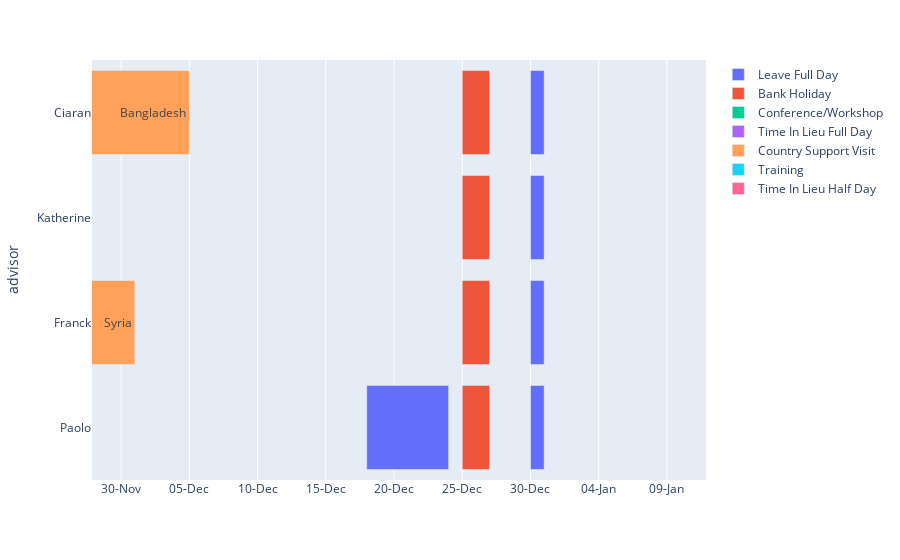

Source (notebook cell):
### Code cell
def date_prettify(series):
    return f'{series:%d-%b-%Y}'

def create_color_col(series):
    if series=='Leave Full Day' or series=='Time In Lieu Full Day' or series=='Bank Holiday':
        hue = '#FA4032'
    elif series=='Leave Half Day' or series=='Time In Lieu Half Day':
        hue = '#FA812F'
    elif series=='Country Support Visit':
        hue='#FCC737'
    elif series=='Conference/Workshop' or series=='Training':
        hue='#FF2929'
    else:
        hue='#A6AEBF'
    
    return hue

# calendar['color'] = calendar.type.apply(create_color_col)
colors = [
    ('Leave Full Day','#FA4032'),('Time In Lieu Full Day','#FA4032'),('Bank Holiday','#FA4032'),
    ('Leave Half Day','#FA812F'),('Time In Lieu Half Day','#FA812F'),
    ('Conference/Workshop','#FF2929'),('Training','#FF2929')
]

hover_data={
    'start_date':False,
    'end_date':False,
    'advisor':False,
    'type':False,
    'from':calendar.start_date.apply(date_prettify),
    'to':calendar.end_date.apply(date_prettify),
    # 'Remarks':calendar.remarks if ~calendar.remarks.isna() else False
    # 'Country':calendar.remarks if calendar[calendar.type=='Country Support Visit'] else False
}

fig = px.timeline(
    data_frame=calendar,
    x_start='start_date',
    x_end='end_date',
    y='advisor',
    color='type',
    hover_name='type',
    hover_data=hover_data,
    text='remarks',
    range_x=[dt.today() - timedelta(15), dt.today() + timedelta(30)],
    labels={'type':''}
)
fig.update_traces(textposition='inside')
fig.update_xaxes(tickformat='%d-%b', dtick=86400000.0*5)

fig.show()

### Figure 1 — Plotly figure (JSON) as saved in the notebook; plotly's stock layout.template omitted (floating-point values rounded to 4 significant figures)
{"data": [{"alignmentgroup": "True", "base": ["2024-12-18T00:00:00", "2024-12-30T00:00:00", "2024-12-30T00:00:00", "2024-12-30T00:00:00", "2024-12-30T00:00:00"], "customdata": [["Leave Full Day", "18-Dec-2024", "24-Dec-2024"], ["Leave Full Day", "30-Dec-2024", "31-Dec-2024"], ["Leave Full Day", "30-Dec-2024", "31-Dec-2024"], ["Leave Full Day", "30-Dec-2024", "31-Dec-2024"], ["Leave Full Day", "30-Dec-2024", "31-Dec-2024"]], "hovertemplate": "<b>%{hovertext}</b><br><br>remarks=%{text}<br>from=%{customdata[1]}<br>to=%{customdata[2]}<extra></extra>", "hovertext": ["Leave Full Day", "Leave Full Day", "Leave Full Day", "Leave Full Day", "Leave Full Day"], "legendgroup": "Leave Full Day", "marker": {"color": "#636efa", "pattern": {"shape": ""}}, "name": "Leave Full Day", "offsetgroup": "Leave Full Day", "orientation": "h", "showlegend": true, "text": [null, null, null, null, null], "textposition": "inside", "type": "bar", "x": [518400000, 86400000, 86400000, 86400000, 86400000], "xaxis": "x", "y": ["Paolo", "Paolo", "Franck", "Katherine", "Ciaran"], "yaxis": "y"}, {"alignmentgroup": "True", "base": ["2024-12-25T00:00:00", "2025-01-01T00:00:00", "2024-12-25T00:00:00", "2025-01-01T00:00:00", "2024-12-25T00:00:00", "2025-01-01T00:00:00", "2024-12-25T00:00:00", "2025-01-01T00:00:00"], "customdata": [["Bank Holiday", "25-Dec-2024", "27-Dec-2024"], ["Bank Holiday", "01-Jan-2025", "01-Jan-2025"], ["Bank Holiday", "25-Dec-2024", "27-Dec-2024"], ["Bank Holiday", "01-Jan-2025", "01-Jan-2025"], ["Bank Holiday", "25-Dec-2024", "27-Dec-2024"], ["Bank Holiday", "01-Jan-2025", "01-Jan-2025"], ["Bank Holiday", "25-Dec-2024", "27-Dec-2024"], ["Bank Holiday", "01-Jan-2025", "01-Jan-2025"]], "hovertemplate": "<b>%{hovertext}</b><br><br>remarks=%{text}<br>from=%{customdata[1]}<br>to=%{customdata[2]}<extra></extra>", "hovertext": ["Bank Holiday", "Bank Holiday", "Bank Holiday", "Bank Holiday", "Bank Holiday", "Bank Holiday", "Bank Holiday", "Bank Holiday"], "legendgroup": "Bank Holiday", "marker": {"color": "#EF553B", "pattern": {"shape": ""}}, "name": "Bank Holiday", "offsetgroup": "Bank Holiday", "orientation": "h", "showlegend": true, "text": [null, null, null, null, null, null, null, null], "textposition": "inside", "type": "bar", "x": [172800000, 0, 172800000, 0, 172800000, 0, 172800000, 0], "xaxis": "x", "y": ["Paolo", "Paolo", "Franck", "Franck", "Katherine", "Katherine", "Ciaran", "Ciaran"], "yaxis": "y"}, {"alignmentgroup": "True", "base": ["2024-11-01T00:00:00", "2024-11-01T00:00:00"], "customdata": [["Conference/Workshop", "01-Nov-2024", "01-Nov-2024"], ["Conference/Workshop", "01-Nov-2024", "08-Nov-2024"]], "hovertemplate": "<b>%{hovertext}</b><br><br>remarks=%{text}<br>from=%{customdata[1]}<br>to=%{customdata[2]}<extra></extra>", "hovertext": ["Conference/Workshop", "Conference/Workshop"], "legendgroup": "Conference/Workshop", "marker": {"color": "#00cc96", "pattern": {"shape": ""}}, "name": "Conference/Workshop", "offsetgroup": "Conference/Workshop", "orientation": "h", "showlegend": true, "text": ["Climate Workshop Kenya", "Climate, Health Workshop Kenya"], "textposition": "inside", "type": "bar", "x": [0, 604800000], "xaxis": "x", "y": ["Paolo", "Franck"], "yaxis": "y"}, {"alignmentgroup": "True", "base": ["2024-11-07T00:00:00", "2024-11-13T00:00:00", "2024-12-12T00:00:00"], "customdata": [["Time In Lieu Full Day", "07-Nov-2024", "08-Nov-2024"], ["Time In Lieu Full Day", "13-Nov-2024", "15-Nov-2024"], ["Time In Lieu Full Day", "12-Dec-2024", "12-Dec-2024"]], "hovertemplate": "<b>%{hovertext}</b><br><br>remarks=%{text}<br>from=%{customdata[1]}<br>to=%{customdata[2]}<extra></extra>", "hovertext": ["Time In Lieu Full Day", "Time In Lieu Full Day", "Time In Lieu Full Day"], "legendgroup": "Time In Lieu Full Day", "marker": {"color": "#ab63fa", "pattern": {"shape": ""}}, "name": "Time In Lieu Full Day", "offsetgroup": "Time In Lieu Full Day", "orientation": "h", "showlegend": true, "text": [null, null, null], "textposition": "inside", "type": "bar", "x": [86400000, 172800000, 0], "xaxis": "x", "y": ["Paolo", "Katherine", "Ciaran"], "yaxis": "y"}, {"alignmentgroup": "True", "base": ["2024-11-22T00:00:00", "2024-11-01T00:00:00", "2024-11-21T00:00:00"], "customdata": [["Country Support Visit", "22-Nov-2024", "01-Dec-2024"], ["Country Support Visit", "01-Nov-2024", "01-Nov-2024"], ["Country Support Visit", "21-Nov-2024", "05-Dec-2024"]], "hovertemplate": "<b>%{hovertext}</b><br><br>remarks=%{text}<br>from=%{customdata[1]}<br>to=%{customdata[2]}<extra></extra>", "hovertext": ["Country Support Visit", "Country Support Visit", "Country Support Visit"], "legendgroup": "Country Support Visit", "marker": {"color": "#FFA15A", "pattern": {"shape": ""}}, "name": "Country Support Visit", "offsetgroup": "Country Support Visit", "orientation": "h", "showlegend": true, "text": ["Syria", "Ethiopia", "Bangladesh"], "textposition": "inside", "type": "bar", "x": [777600000, 0, 1209600000], "xaxis": "x", "y": ["Franck", "Katherine", "Ciaran"], "yaxis": "y"}, {"alignmentgroup": "True", "base": ["2024-11-06T00:00:00"], "customdata": [["Training", "06-Nov-2024", "08-Nov-2024"]], "hovertemplate": "<b>%{hovertext}</b><br><br>remarks=%{text}<br>from=%{customdata[1]}<br>to=%{customdata[2]}<extra></extra>", "hovertext": ["Training"], "legendgroup": "Training", "marker": {"color": "#19d3f3", "pattern": {"shape": ""}}, "name": "Training", "offsetgroup": "Training", "orientation": "h", "showlegend": true, "text": ["GWR Drilling Course"], "textposition": "inside", "type": "bar", "x": [172800000], "xaxis": "x", "y": ["Katherine"], "yaxis": "y"}, {"alignmentgroup": "True", "base": ["2024-11-28T00:00:00"], "customdata": [["Time In Lieu Half Day", "28-Nov-2024", "28-Nov-2024"]], "hovertemplate": "<b>%{hovertext}</b><br><br>remarks=%{text}<br>from=%{customdata[1]}<br>to=%{customdata[2]}<extra></extra>", "hovertext": ["Time In Lieu Half Day"], "legendgroup": "Time In Lieu Half Day", "marker": {"color": "#FF6692", "pattern": {"shape": ""}}, "name": "Time In Lieu Half Day", "offsetgroup": "Time In Lieu Half Day", "orientation": "h", "showlegend": true, "text": [null], "textposition": "inside", "type": "bar", "x": [0], "xaxis": "x", "y": ["Katherine"], "yaxis": "y"}], "layout": {"barmode": "overlay", "legend": {"title": {"text": ""}, "tracegroupgap": 0}, "margin": {"t": 60}, "xaxis": {"anchor": "y", "domain": [0, 1], "dtick": 432000000, "range": ["2024-11-27T20:43:22.551882", "2025-01-11T20:43:22.551882"], "tickformat": "%d-%b", "type": "date"}, "yaxis": {"anchor": "x", "domain": [0, 1], "title": {"text": "advisor"}}}}
